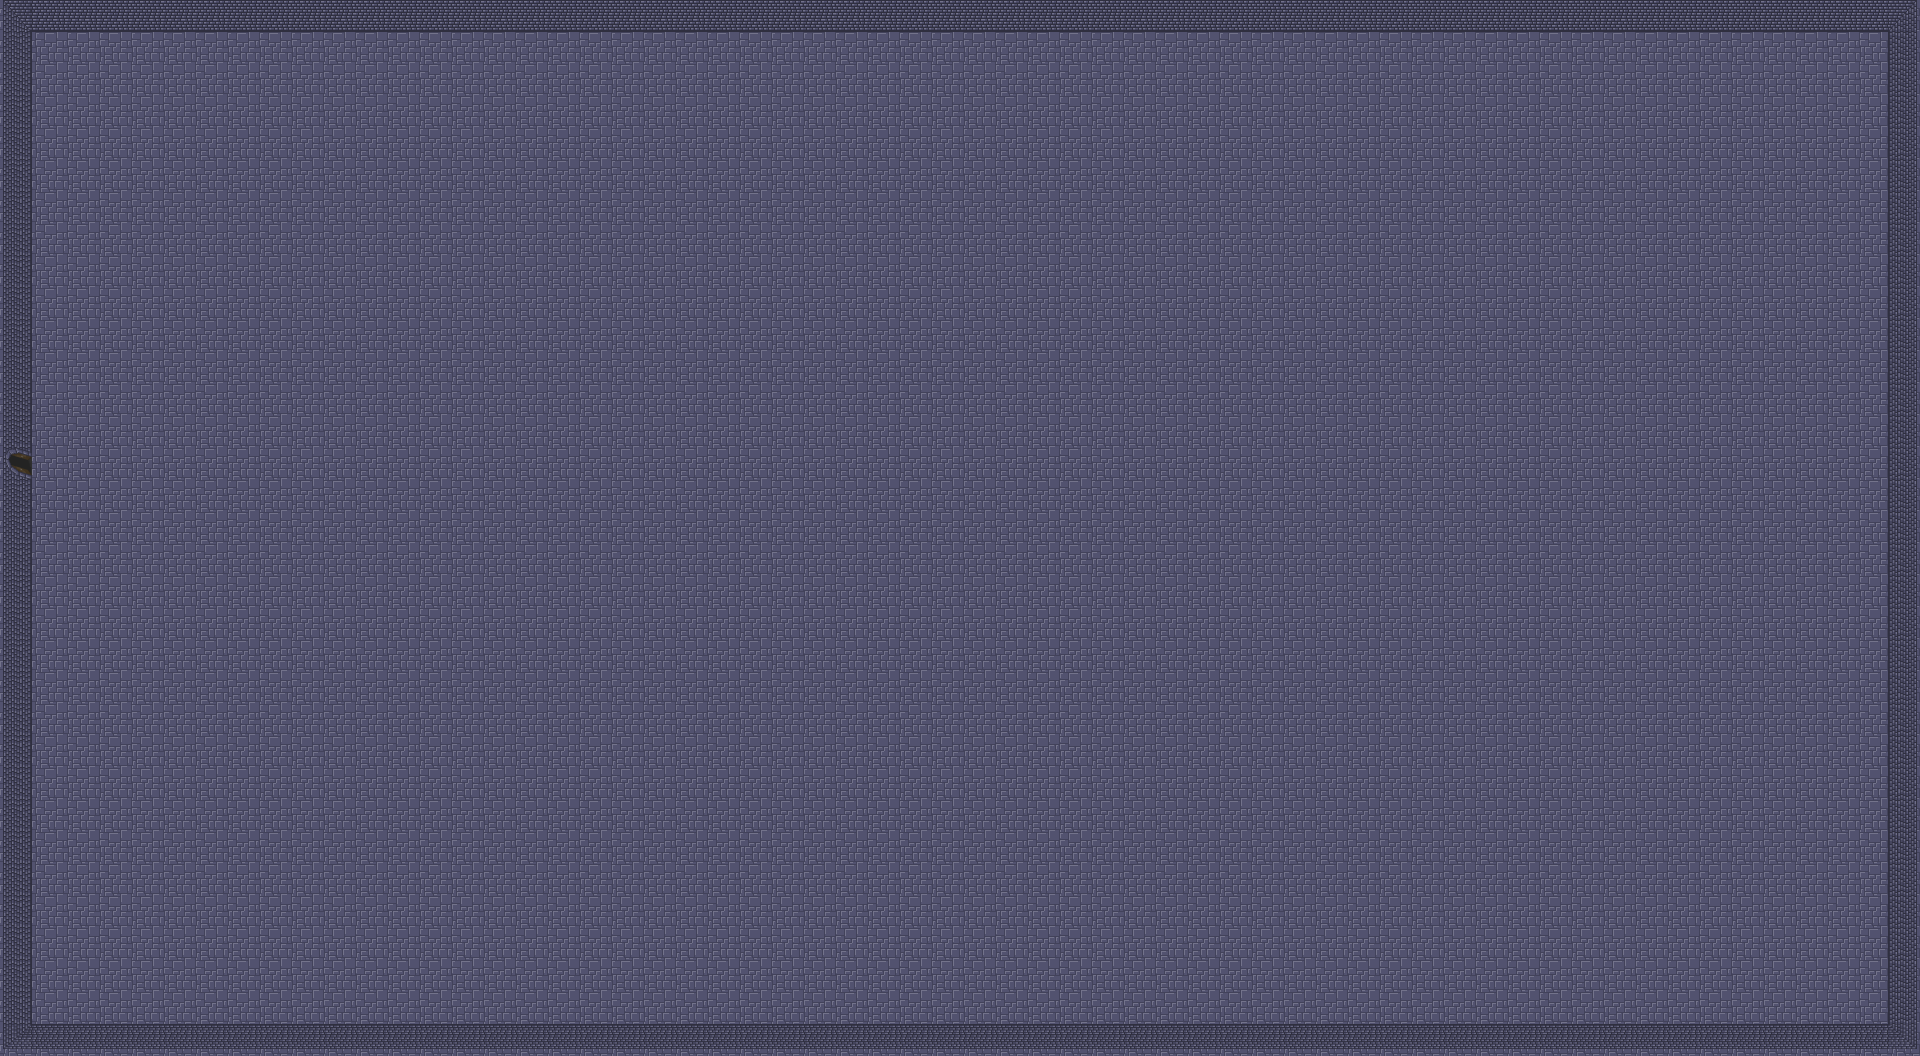

This is a level from a 2D game, rendered from its Tiled map with the project's own tilesets. A one-line summary and the map file follow, with tile-layer data summarised:
An orthogonal 60x33 tile map with 32x32 px tiles, 4 tile layers (Inner Wall, Floor, outer wall, outer Door) and 29 objects.

<map version="1.9" tiledversion="1.9.2" orientation="orthogonal" renderorder="right-down" width="60" height="33" tilewidth="32" tileheight="32" infinite="0" nextlayerid="6" nextobjectid="3">
 <tileset firstgid="1" name="Level1" tilewidth="32" tileheight="32" tilecount="96" columns="12">
  <image source="../../olbaid-mortel-7720/Images/Tilesets/Level1.png" width="384" height="256" />
  <tile id="4">
   <objectgroup draworder="index" id="2">
    <object id="2" x="3" y="0" width="29" height="32" />
   </objectgroup>
  </tile>
  <tile id="5">
   <objectgroup draworder="index" id="2">
    <object id="1" x="0" y="0" width="32" height="32" />
   </objectgroup>
  </tile>
  <tile id="6">
   <objectgroup draworder="index" id="2">
    <object id="2" x="28.9961" y="32">
     <polygon points="0,0 0,-32 -29,-32.0039 -28.9961,0" />
    </object>
   </objectgroup>
  </tile>
  <tile id="7">
   <objectgroup draworder="index" id="2">
    <object id="1" x="0" y="0" width="32" height="32" />
   </objectgroup>
  </tile>
  <tile id="8">
   <objectgroup draworder="index" id="2">
    <object id="1" x="0" y="0" width="32" height="25" />
   </objectgroup>
  </tile>
  <tile id="9">
   <objectgroup draworder="index" id="2">
    <object id="1" x="0" y="0" width="32" height="25" />
   </objectgroup>
  </tile>
  <tile id="10">
   <objectgroup draworder="index" id="2">
    <object id="1" x="0" y="0" width="32" height="32" />
   </objectgroup>
  </tile>
  <tile id="16">
   <objectgroup draworder="index" id="2">
    <object id="1" x="3" y="0" width="29" height="32" />
   </objectgroup>
  </tile>
  <tile id="18">
   <objectgroup draworder="index" id="2">
    <object id="1" x="0" y="0" width="29" height="32" />
   </objectgroup>
  </tile>
  <tile id="19">
   <objectgroup draworder="index" id="2">
    <object id="1" x="0" y="0" width="29" height="32" />
   </objectgroup>
  </tile>
  <tile id="22">
   <objectgroup draworder="index" id="2">
    <object id="1" x="2" y="0" width="30" height="32" />
   </objectgroup>
  </tile>
  <tile id="28">
   <objectgroup draworder="index" id="2">
    <object id="1" x="3" y="0" width="29" height="25" />
   </objectgroup>
  </tile>
  <tile id="29">
   <objectgroup draworder="index" id="2">
    <object id="1" x="0" y="0" width="32" height="25" />
   </objectgroup>
  </tile>
  <tile id="30">
   <objectgroup draworder="index" id="2">
    <object id="1" x="0" y="0" width="29" height="25" />
   </objectgroup>
  </tile>
  <tile id="31">
   <objectgroup draworder="index" id="2">
    <object id="1" x="0" y="0" width="29" height="32" />
   </objectgroup>
  </tile>
  <tile id="34">
   <objectgroup draworder="index" id="2">
    <object id="1" x="3" y="0" width="29" height="32" />
   </objectgroup>
  </tile>
  <tile id="40">
   <objectgroup draworder="index" id="2">
    <object id="1" x="3" y="0" width="29" height="32" />
   </objectgroup>
  </tile>
  <tile id="41">
   <objectgroup draworder="index" id="2">
    <object id="1" x="0" y="0" width="32" height="32" />
   </objectgroup>
  </tile>
  <tile id="42">
   <objectgroup draworder="index" id="2">
    <object id="1" x="0" y="0" width="29" height="32" />
   </objectgroup>
  </tile>
  <tile id="43">
   <objectgroup draworder="index" id="2">
    <object id="1" x="0" y="0" width="32" height="32" />
   </objectgroup>
  </tile>
  <tile id="44">
   <objectgroup draworder="index" id="2">
    <object id="1" x="0" y="0" width="32" height="32" />
   </objectgroup>
  </tile>
  <tile id="45">
   <objectgroup draworder="index" id="2">
    <object id="1" x="0" y="0" width="32" height="32" />
   </objectgroup>
  </tile>
  <tile id="46">
   <objectgroup draworder="index" id="2">
    <object id="1" x="0" y="0" width="32" height="32" />
   </objectgroup>
  </tile>
  <tile id="52">
   <objectgroup draworder="index" id="2">
    <object id="1" x="3" y="0" width="29" height="32" />
   </objectgroup>
  </tile>
  <tile id="54">
   <objectgroup draworder="index" id="2">
    <object id="1" x="0" y="0" width="30" height="32" />
   </objectgroup>
  </tile>
  <tile id="64">
   <objectgroup draworder="index" id="2">
    <object id="1" x="3" y="0" width="29" height="25" />
   </objectgroup>
  </tile>
  <tile id="65">
   <objectgroup draworder="index" id="2">
    <object id="1" x="0" y="0" width="32" height="25" />
   </objectgroup>
  </tile>
  <tile id="66">
   <objectgroup draworder="index" id="2">
    <object id="1" x="0" y="0" width="29" height="25" />
   </objectgroup>
  </tile>
 </tileset>
 <objectgroup id="5" name="Spawn Point 1">
  <object id="2" x="139.667" y="48.6667" width="112.667" height="56" />
 </objectgroup>
 <layer id="4" name="Inner Wall" width="60" height="33">
  <data>[1980 cells, 0 non-empty, 0 distinct tile ids]</data>
 </layer>
 <layer id="2" name="Floor" width="60" height="33">
  <data>[1980 cells, 1980 non-empty, 1 distinct tile ids]</data>
 </layer>
 <layer id="1" name="outer wall" width="60" height="33">
  <data>[1980 cells, 182 non-empty, 8 distinct tile ids]</data>
 </layer>
 <layer id="3" name="outer Door" width="60" height="33">
  <data>[1980 cells, 1 non-empty, 1 distinct tile ids]</data>
 </layer>
</map>
